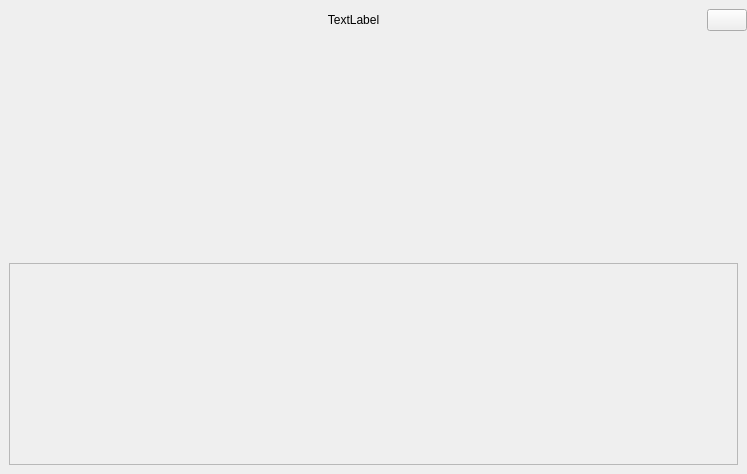
<?xml version="1.0" encoding="UTF-8"?>
<ui version="4.0">
 <class>NinjamRoomWindow</class>
 <widget class="QWidget" name="NinjamRoomWindow">
  <property name="geometry">
   <rect>
    <x>0</x>
    <y>0</y>
    <width>747</width>
    <height>474</height>
   </rect>
  </property>
  <property name="sizePolicy">
   <sizepolicy hsizetype="MinimumExpanding" vsizetype="MinimumExpanding">
    <horstretch>0</horstretch>
    <verstretch>0</verstretch>
   </sizepolicy>
  </property>
  <property name="windowTitle">
   <string>Form</string>
  </property>
  <property name="styleSheet">
   <string notr="true"/>
  </property>
  <layout class="QVBoxLayout" name="verticalLayout">
   <property name="spacing">
    <number>6</number>
   </property>
   <property name="leftMargin">
    <number>0</number>
   </property>
   <property name="topMargin">
    <number>9</number>
   </property>
   <property name="rightMargin">
    <number>0</number>
   </property>
   <property name="bottomMargin">
    <number>9</number>
   </property>
   <item>
    <widget class="QWidget" name="widget" native="true">
     <layout class="QHBoxLayout" name="horizontalLayout_2" stretch="0,0">
      <property name="spacing">
       <number>0</number>
      </property>
      <property name="leftMargin">
       <number>0</number>
      </property>
      <property name="topMargin">
       <number>0</number>
      </property>
      <property name="rightMargin">
       <number>0</number>
      </property>
      <property name="bottomMargin">
       <number>0</number>
      </property>
      <item>
       <widget class="QLabel" name="labelRoomName">
        <property name="sizePolicy">
         <sizepolicy hsizetype="Preferred" vsizetype="Preferred">
          <horstretch>1</horstretch>
          <verstretch>0</verstretch>
         </sizepolicy>
        </property>
        <property name="text">
         <string notr="true">TextLabel</string>
        </property>
        <property name="alignment">
         <set>Qt::AlignCenter</set>
        </property>
       </widget>
      </item>
      <item>
       <widget class="QPushButton" name="licenceButton">
        <property name="toolTip">
         <string>read the server licence ...</string>
        </property>
        <property name="text">
         <string/>
        </property>
        <property name="flat">
         <bool>false</bool>
        </property>
       </widget>
      </item>
     </layout>
    </widget>
   </item>
   <item>
    <widget class="QWidget" name="content" native="true">
     <property name="sizePolicy">
      <sizepolicy hsizetype="Preferred" vsizetype="Preferred">
       <horstretch>0</horstretch>
       <verstretch>1</verstretch>
      </sizepolicy>
     </property>
     <layout class="QVBoxLayout" name="contentLayout">
      <property name="spacing">
       <number>24</number>
      </property>
      <property name="leftMargin">
       <number>9</number>
      </property>
      <property name="topMargin">
       <number>0</number>
      </property>
      <property name="bottomMargin">
       <number>0</number>
      </property>
      <item>
       <widget class="NinjamPanel" name="topPanel" native="true">
        <property name="sizePolicy">
         <sizepolicy hsizetype="Preferred" vsizetype="MinimumExpanding">
          <horstretch>0</horstretch>
          <verstretch>0</verstretch>
         </sizepolicy>
        </property>
       </widget>
      </item>
      <item>
       <widget class="QScrollArea" name="scrollArea">
        <property name="verticalScrollBarPolicy">
         <enum>Qt::ScrollBarAlwaysOff</enum>
        </property>
        <property name="horizontalScrollBarPolicy">
         <enum>Qt::ScrollBarAsNeeded</enum>
        </property>
        <property name="widgetResizable">
         <bool>true</bool>
        </property>
        <widget class="QWidget" name="tracksPanel">
         <property name="geometry">
          <rect>
           <x>0</x>
           <y>0</y>
           <width>727</width>
           <height>199</height>
          </rect>
         </property>
         <layout class="QHBoxLayout" name="horizontalLayout">
          <property name="leftMargin">
           <number>0</number>
          </property>
          <property name="topMargin">
           <number>0</number>
          </property>
          <property name="rightMargin">
           <number>0</number>
          </property>
          <property name="bottomMargin">
           <number>0</number>
          </property>
         </layout>
        </widget>
       </widget>
      </item>
     </layout>
    </widget>
   </item>
  </layout>
 </widget>
 <customwidgets>
  <customwidget>
   <class>NinjamPanel</class>
   <extends>QWidget</extends>
   <header>NinjamPanel.h</header>
   <container>1</container>
  </customwidget>
 </customwidgets>
 <resources/>
 <connections/>
</ui>
